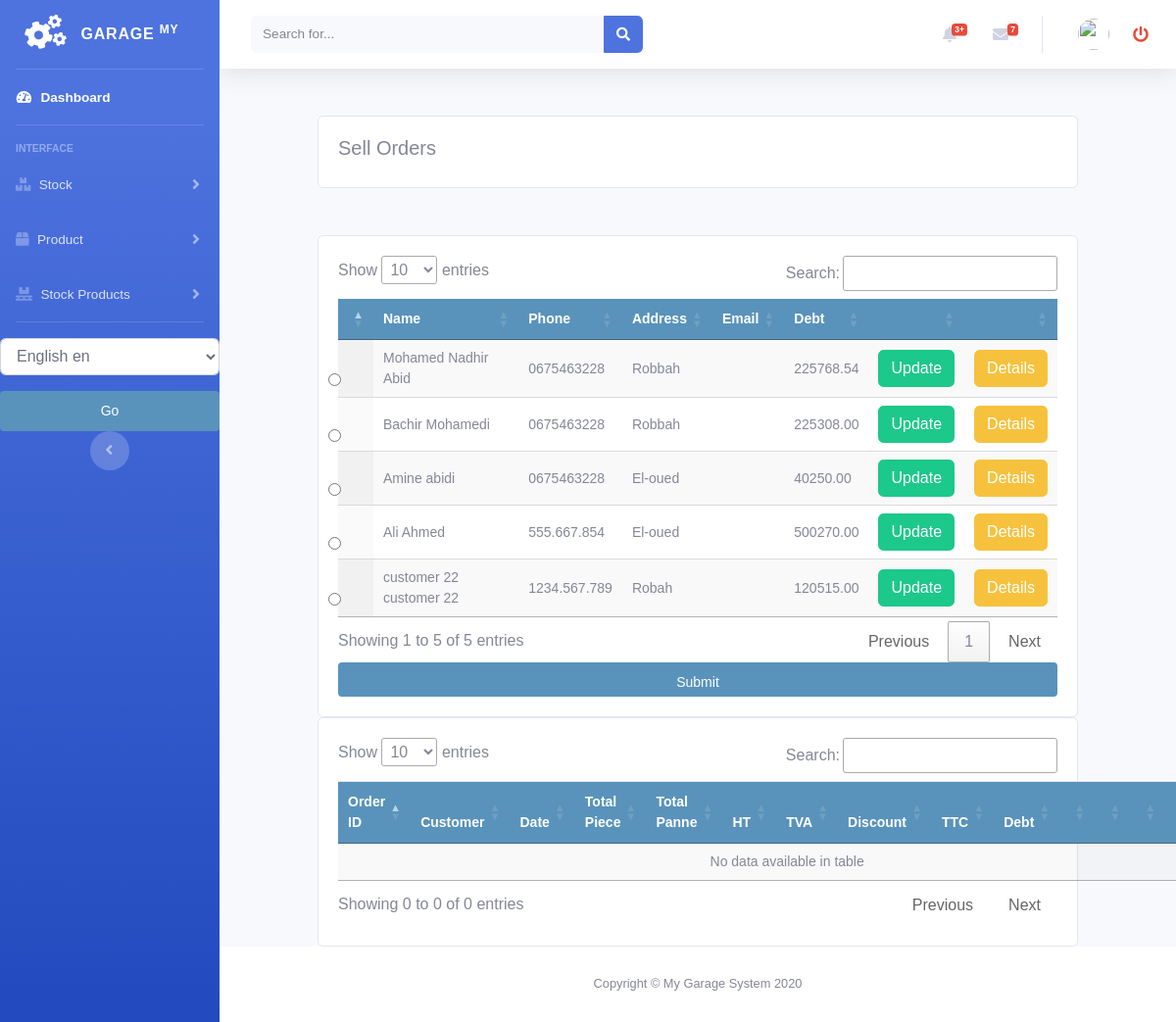
Page /sellorder/sellorder_list on the earlier database version.
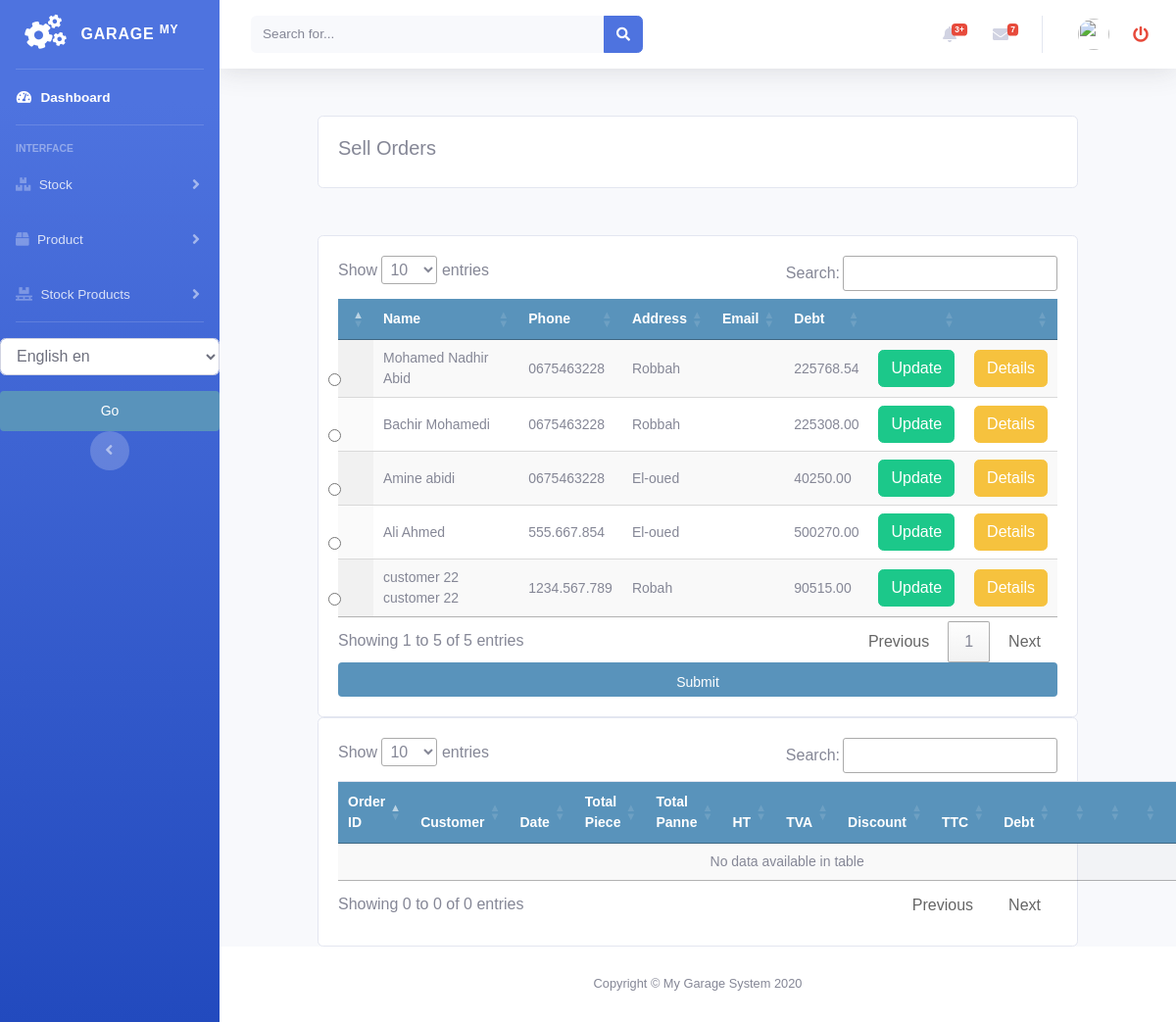
Same page on the later database version.
### customer/models.py (models this page shows, shortened)
class Customer(models.Model):
    firstname = models.CharField(max_length=250, null=True)
    lastname = models.CharField(max_length=250, null=True)
    address = models.CharField(max_length=200, null=True)
    phone = models.CharField(max_length=200, null=True)
    date_created = models.DateTimeField(auto_now_add=True, null=True)
    date_updated = models.DateTimeField(auto_now=True)
    date_joined = models.DateField(null=True)
    enterprise = models.BooleanField(default=False)
    debt = models.DecimalField(max_digits=10, decimal_places=2, null=True, default=0)

### sellorder/views.py (the view, shortened to what this page needs)
# urls.py: path('sellorder_list', views.sellorder_list, name='sellorder_list'),
def sellorder_list(request):
    list_type = 1  # Sellorder
    dateform = DateForm()
    now = datetime.now()
    sellorders = Order.objects.all().filter(confirmed=True, factured=False, created__day=now.day,
                                            created__month=now.month)
    sellorders_customers = Customer.objects.all()
    customers = Customer.objects.all()
    context = {
        'sellorders': sellorders,
        "dateform": dateform,
        'customers': customers,
        'list_type': list_type,
    }
    return render(request, 'sellorder/list_sellorder.html', context)

### caisse/forms.py
class DateForm(forms.Form):
    date = forms.DateTimeField(initial="2021-01-01",
                               widget=forms.DateInput(attrs={
                                   'class': 'form-control', 'type': 'text'
                               })
                               )

### accounts/templatetags/erpextra.py (called while the page is built)
@register.filter(name='has_group')
def has_group(user, group_name):
    group = Group.objects.get(name=group_name)
    return True if group in user.groups.all() else False

### sellorder/templates/sellorder/list_sellorder.html (shortened to what this page needs)
{% extends 'home.html' %}
{% load static %}
{% load crispy_forms_tags %}
{% load i18n %}
{% block content %}
<br>
<div class="row">
    <div class="col-md">
        <div class="card card-body">
            {% if list_type == 1 %}
            <h5>{% trans "Sell Orders" %}</h5>
            {% endif %}
        </div>
        <br>
        <br>
        <div class="card card-body">
            <form id="order-form" action="" method="post">
                    {% csrf_token %}
                <table id="table_customer" class="display text-center">
                    <thead>
                    <tr>
                        <th></th>
                        <th>{% trans "Name" %}</th>
                        <th>{% trans "Phone" %}</th>
                        <th>{% trans "Address" %}</th>
                        <th>{% trans "Email" %}</th>
                        <th>{% trans "Debt" %}</th>
                        <th></th>
                        <th></th>
                    </tr>
                    </thead>
                    <tbody>
                    {% for customer in customers %}
                    <tr>
                        <td>
                                <input class="form-check-input" type="radio" value="{{customer.id}}"
                                       id="{{customer.id}}" name="customers">
                        </td>
                        <td>
                            {{customer.firstname}} {{customer.lastname}}
                        </td>
                        <td>
                            {{customer.phone}}
                        </td>
                        <td>
                            {{customer.address}}
                        </td>
                        <td>
                        </td>
                        <td>
                            {{customer.debt}}
                        </td>
                        <td>
                            <a class="btn btn-success "
                               href="{% url 'customer:update_customer' customer.id %}">{% trans "Update" %}</a>
                        </td>
                        <td>
                            <a class="btn btn-warning "
                               href="{% url 'customer:customer_detail' customer.id %}">{% trans "Details" %}</a>
                        </td>
                    </tr>
                    {% endfor %}
                    </tbody>
                </table>
            <input class="form-control btn btn-primary" type="submit" name="submit">
            </form>
        </div>
        <div class="card card-body">
            <table id="table_id" class="table display text-center">
                <thead>
                <tr>
                    <th>{% trans "Order ID" %}</th>
                    <th>{% trans "Customer" %}</th>
                    <th>{% trans "Date" %}</th>
                    <th>{% trans "Total Piece" %}</th>
                    <th>{% trans "Total Panne" %}</th>
                    <th>{% trans "HT" %}</th>
                    <th>{% trans "TVA" %}</th>
                    <th>{% trans "Discount" %}</th>
                    <th>{% trans "TTC" %}</th>
                    <th>{% trans "Debt" %}</th>
                    <th></th>
                    <th></th>
                    <th></th>
                    <th></th>
                </tr>
                </thead>
                <tbody>
                </tbody>
            </table>
        </div>
    </div>
</div>
{% endblock %}
{% block jsscript %}
<link rel="stylesheet" type="text/css" href="https://cdn.jsdelivr.net/npm/daterangepicker/daterangepicker.css" />
<link rel="stylesheet" href="https://ajax.googleapis.com/ajax/libs/jqueryui/1.12.1/themes/smoothness/jquery-ui.css">
<link rel="stylesheet" href="https://cdnjs.cloudflare.com/ajax/libs/chosen/1.8.7/chosen.min.css"/>
<link rel="stylesheet" type="text/css" href="https://cdn.datatables.net/1.10.22/css/jquery.dataTables.css">
{% endblock %}

Differences in the rows shown:
changed Customer "customer 22": debt "120515.00" → "90515.00"
